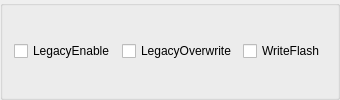
         <widget class="QGroupBox" name="groupBox_11">
          <property name="title">
           <string/>
          </property>
          <layout class="QGridLayout" name="gridLayout_15">
           <item row="0" column="0">
            <widget class="QCheckBox" name="chkLegacyEnable">
             <property name="toolTip">
              <string>This file must have root plist dictionary type and contain two fields:

• Version — plist integer, file version, must be set to 1.

• Add — plist dictionary, equivalent to Add from config.plist.

Variable loading happens prior to Delete (and Add) phases. Unless LegacyOverwrite is enabled, it will not overwrite any existing variable. Variables allowed to be set must be specified in LegacySchema. Third-party scripts may be used to create nvram.plist file. An example of such script can be found in Utilities. The use of third-party scripts may require ExposeSensitiveData set to 0x3 to provide boot-path variable with OpenCore EFI partition UUID.

Warning: This feature is very dangerous as it passes unprotected data to your firmware variable services. Use it only when no hardware NVRAM implementation is provided by the firmware or it is incompatible.

----

这个文件必须有根plist字典类型，包含两个字段：

- Version - plist整数，文件版本，必须设置为1。

- Add - plist字典，相当于config.plist中的Add。

变量加载发生在删除（和添加）阶段之前。除非启用LegacyOverwrite，否则不会覆盖任何现有变量。允许设置的变量必须在LegacySchema中指定。第三方脚本可以用来创建nvram.plist文件。这种脚本的例子可以在Utilities中找到。使用第三方脚本可能需要将ExposeSensitiveData设置为0x3，以提供带有OpenCore EFI分区UUID的引导路径变量。

警告：此功能非常危险，因为它会将未受保护的数据传递给您的固件变量服务。只有在固件没有提供硬件NVRAM实现或不兼容的情况下才使用该功能。</string>
             </property>
             <property name="statusTip">
              <string>Enables loading of NVRAM variable file named nvram.plist from EFI volume root.</string>
             </property>
             <property name="text">
              <string>LegacyEnable</string>
             </property>
            </widget>
           </item>
           <item row="0" column="1">
            <widget class="QCheckBox" name="chkLegacyOverwrite">
             <property name="toolTip">
              <string>Note: Only variables accessible from the operating system will be overwritten.

----

注意：只有从操作系统访问的变量才会被覆盖。</string>
             </property>
             <property name="statusTip">
              <string> Permits overwriting firmware variables from nvram.plist.</string>
             </property>
             <property name="text">
              <string>LegacyOverwrite</string>
             </property>
            </widget>
           </item>
           <item row="0" column="2">
            <widget class="QCheckBox" name="chkWriteFlash">
             <property name="toolTip">
              <string>Note: This value is recommended to be enabled on most firmwares, but is left configurable for firmwares that may have issues with NVRAM variable storage garbage collection or alike.

To read NVRAM variable value from macOS one could use nvram by concatenating variable GUID and name separated by : symbol. For example, nvram 7C436110-AB2A-4BBB-A880-FE41995C9F82:boot-args.

A continuously updated variable list can be found in a corresponding document: NVRAM Variables.

----

注意:建议在大多数固件上启用该值，但对于可能存在NVRAM变量存储垃圾收集等问题的固件，该值是可配置的。

要从macOS中读取nvram变量值，可以通过连接变量GUID和由:符号分隔的名称来使用NVRAM。例如，NVRAM 7c 436110-AB2A-4BBB-A880-Fe 41995 c 9f 82:boot-args。

不断更新的变量列表可以在相应的文档中找到:NVRAM变量。</string>
             </property>
             <property name="statusTip">
              <string> Enables writing to flash memory for all added variables.</string>
             </property>
             <property name="text">
              <string>WriteFlash</string>
             </property>
            </widget>
           </item>
          </layout>
         </widget>
